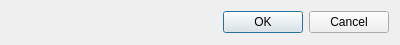
<?xml version="1.0" encoding="UTF-8"?>
<ui version="4.0">
 <class>Dialog</class>
 <widget class="QDialog" name="Dialog">
  <property name="geometry">
   <rect>
    <x>0</x>
    <y>0</y>
    <width>400</width>
    <height>45</height>
   </rect>
  </property>
  <property name="sizePolicy">
   <sizepolicy hsizetype="Preferred" vsizetype="Preferred">
    <horstretch>0</horstretch>
    <verstretch>0</verstretch>
   </sizepolicy>
  </property>
  <property name="windowTitle">
   <string>Dialog</string>
  </property>
  <layout class="QVBoxLayout" name="verticalLayout">
   <item>
    <widget class="QDialogButtonBox" name="buttonBox">
     <property name="orientation">
      <enum>Qt::Horizontal</enum>
     </property>
     <property name="standardButtons">
      <set>QDialogButtonBox::Cancel|QDialogButtonBox::Ok</set>
     </property>
    </widget>
   </item>
  </layout>
 </widget>
 <resources/>
 <connections>
  <connection>
   <sender>buttonBox</sender>
   <signal>accepted()</signal>
   <receiver>Dialog</receiver>
   <slot>accept()</slot>
   <hints>
    <hint type="sourcelabel">
     <x>248</x>
     <y>254</y>
    </hint>
    <hint type="destinationlabel">
     <x>157</x>
     <y>274</y>
    </hint>
   </hints>
  </connection>
  <connection>
   <sender>buttonBox</sender>
   <signal>rejected()</signal>
   <receiver>Dialog</receiver>
   <slot>reject()</slot>
   <hints>
    <hint type="sourcelabel">
     <x>316</x>
     <y>260</y>
    </hint>
    <hint type="destinationlabel">
     <x>286</x>
     <y>274</y>
    </hint>
   </hints>
  </connection>
 </connections>
</ui>
